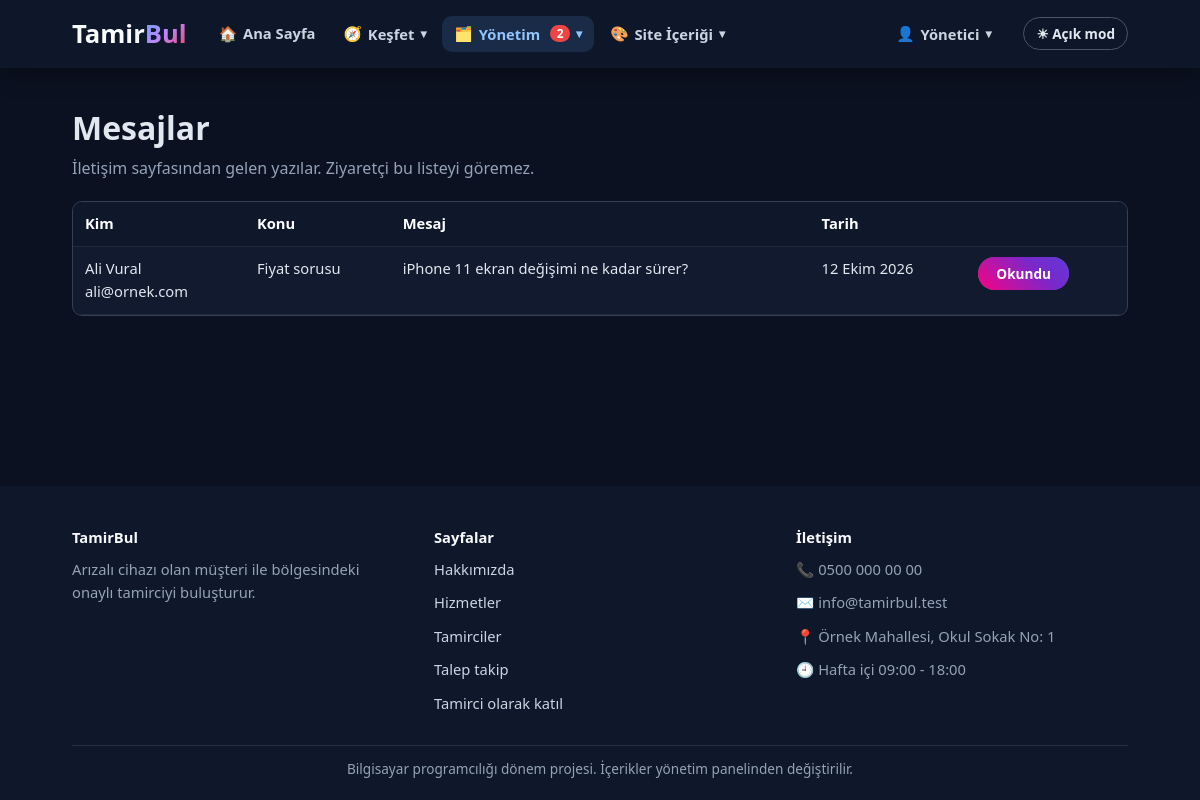
Screenshot of /admin/mesajlar.php (signed in) with the database file from the repository.
### tables this page shows
CREATE TABLE site_ayarlari (
    id INT AUTO_INCREMENT PRIMARY KEY,  
    anahtar VARCHAR(50) NOT NULL UNIQUE,  
    deger TEXT NOT NULL,  
    etiket VARCHAR(100) NOT NULL DEFAULT ''  
);

CREATE TABLE mesajlar (
    id INT AUTO_INCREMENT PRIMARY KEY,  
    ad VARCHAR(80) NOT NULL,  
    eposta VARCHAR(100) NOT NULL,  
    konu VARCHAR(150) NOT NULL,  
    mesaj TEXT NOT NULL,  
    okundu TINYINT NOT NULL DEFAULT 0,  
    tarih DATETIME NOT NULL  
);

### ortak/hazirla.php (called while the page is built, shortened)
<?php
if (is_dir("ortak")) {
    $kok = "";
} else {
    $kok = "../";
}
include __DIR__ . "/baglanti.php";
include __DIR__ . "/guvenlik.php";
include __DIR__ . "/yazi-stili.php";

### ortak/baglanti.php (called while the page is built, shortened)
<?php
$baglanti = mysqli_connect("127.0.0.1", "root", "", "tamirbul");
$veritabani_hazir = ($baglanti != false);
if ($veritabani_hazir) {
    mysqli_set_charset($baglanti, "utf8mb4");
}
function sorgula($sorgu) {
    global $baglanti;
    return mysqli_query($baglanti, $sorgu);
}
function satirlar($sorgu) {
    $liste = array();
    $sonuc = sorgula($sorgu);
    while ($sonuc && $satir = mysqli_fetch_assoc($sonuc)) {
        $liste[] = $satir;
    }
    return $liste;
}
function tek_satir($sorgu) {
    $liste = satirlar($sorgu);
    if (count($liste) == 0) {
        return null;
    }
    return $liste[0];
}
function sayi_getir($sorgu) {
    $satir = tek_satir($sorgu);
    return (int) reset($satir);
}
function temizle($yazi) {
    global $baglanti;
    return mysqli_real_escape_string($baglanti, $yazi);
}
function ayar_getir($anahtar, $yoksa_bu) {
    $satir = tek_satir("SELECT deger FROM site_ayarlari WHERE anahtar = '" . temizle($anahtar) . "'");
    return $satir["deger"];
}

### ortak/yazi-stili.php (called while the page is built, shortened)
<?php
function yazi_stili_oku($anahtar) {
    global $yazi_stil_secenekleri;
    $satir = tek_satir("SELECT * FROM yazi_stilleri WHERE anahtar = '" . temizle($anahtar) . "'");
    $secimler = array();
    foreach ($yazi_stil_secenekleri as $sutun => $bilgi) {
        $secimler[$sutun] = "";
    }
    return $secimler;
}
function yazi_stili($anahtar) {
    $secimler = yazi_stili_oku($anahtar);
    $css = "";
    if ($css == "") {
        return "";
    }
    return ' style="' . trim($css) . '"';
}

### ortak/guvenlik.php (called while the page is built, shortened)
<?php
function temiz_yaz($metin) {
    return htmlspecialchars($metin, ENT_QUOTES, "UTF-8");
}
function tarih_yaz($tarih) {
    $zaman = strtotime($tarih);
    $aylar = array("", "Ocak", "Şubat", "Mart", "Nisan", "Mayıs", "Haziran", "Temmuz", "Ağustos", "Eylül", "Ekim", "Kasım", "Aralık");
    return date("d", $zaman) . " " . $aylar[(int) date("n", $zaman)] . " " . date("Y", $zaman);
}

### admin/mesajlar.php (the view, shortened to what this page needs)
<?php
include "../ortak/hazirla.php";
$mesajlar = satirlar("SELECT * FROM mesajlar ORDER BY id DESC");
include "../ortak/baslik.php";
?>
<section class="sayfa">
    <div class="kapsayici">
        <h1>Mesajlar</h1>
        <p class="giris-metni">İletişim sayfasından gelen yazılar. Ziyaretçi bu listeyi göremez.</p>
        <div class="tablo-kutu">
            <table>
                <tr><th>Kim</th><th>Konu</th><th>Mesaj</th><th>Tarih</th><th></th></tr>
                <?php foreach ($mesajlar as $mesaj) { ?>
                    <tr>
                        <td><?php echo temiz_yaz($mesaj["ad"]); ?><br><?php echo temiz_yaz($mesaj["eposta"]); ?></td>
                        <td><?php echo temiz_yaz($mesaj["konu"]); ?></td>
                        <td><?php echo temiz_yaz($mesaj["mesaj"]); ?></td>
                        <td><?php echo tarih_yaz($mesaj["tarih"]); ?></td>
                        <td>
                            <?php if ($mesaj["okundu"] == 0) { ?>
                                <form method="post" action="mesaj-okundu.php">
                                    <button class="btn btn-sm btn-primary" type="submit">Okundu</button>
                                </form>
                            <?php } else { ?>
                                Okundu
                            <?php } ?>
                        </td>
                    </tr>
                <?php } ?>
            </table>
        </div>
    </div>
</section>
<?php
include "../ortak/altlik.php";
?>

### ortak/baslik.php (shortened to what this page needs)
<?php
$site_adi = ayar_getir("site_adi", "TamirBul");
$logo_on = mb_substr($site_adi, 0, 5, "UTF-8");
$logo_arka = mb_substr($site_adi, 5, null, "UTF-8");
$tema = "koyu";
$tema_dugme_yazisi = "☀ Açık mod";
$acik_sayfa = basename($_SERVER["PHP_SELF"]);
if ($kok != "") {
    $acik_sayfa = basename(dirname($_SERVER["PHP_SELF"])) . "/" . $acik_sayfa;
}
function menu_linki($adres, $ikon, $yazi, $aciklama, $sayi) {
    return array("adres" => $adres, "ikon" => $ikon, "yazi" => $yazi, "aciklama" => $aciklama, "sayi" => $sayi);
}
$rol = "ziyaretci";
if (giris_yapildi_mi()) {
    $rol = $_SESSION["rol"];
}
$kisi_basligi = "Hesap";
if (giris_yapildi_mi()) {
    $kisi_basligi = $_SESSION["ad"];
}
$menu_gruplari = array();
$menu_gruplari[] = array("baslik" => "Keşfet", "ikon" => "🧭", "sag" => false, "linkler" => array(
    menu_linki("hizmetler.php", "🛠️", "Hizmetler", "Tamir çeşitleri ve başlangıç fiyatları", 0),
    menu_linki("tamirciler.php", "👷", "Tamirciler", "Onaylı tamirciler ve puanları", 0),
    menu_linki("hakkimizda.php", "💡", "Hakkımızda", "TamirBul nedir, nasıl çalışır?", 0),
    menu_linki("iletisim.php", "✉️", "İletişim", "Bize yazın, sorunuzu sorun", 0)
));
if ($rol == "admin") {
    $menu_bekleyen_usta = sayi_getir("SELECT COUNT(*) FROM kullanicilar WHERE rol = 'tamirci' AND onayli = 0");
    $menu_okunmamis_mesaj = sayi_getir("SELECT COUNT(*) FROM mesajlar WHERE okundu = 0");
    $menu_gruplari[] = array("baslik" => "Yönetim", "ikon" => "🗂️", "sag" => false, "linkler" => array(
        menu_linki("admin/panel.php", "📊", "Özet", "Her şey tek ekranda", 0),
        menu_linki("admin/kullanicilar.php", "👥", "Kullanıcılar", "Üyeler ve tamirci onayı", $menu_bekleyen_usta),
        menu_linki("admin/talepler.php", "📋", "Talepler", "Bütün talepler ve durumları", 0),
        menu_linki("admin/randevular.php", "📅", "Randevular", "Kurulan randevular", 0),
        menu_linki("admin/mesajlar.php", "✉️", "Mesajlar", "İletişim formundan gelenler", $menu_okunmamis_mesaj),
        menu_linki("admin/kayitlar.php", "📜", "İşlem kayıtları", "Kim, ne zaman, ne yaptı (log)", 0)
    ));
    $menu_gruplari[] = array("baslik" => "Site İçeriği", "ikon" => "🎨", "sag" => false, "linkler" => array(
        menu_linki("admin/ayarlar.php", "✏️", "Site yazıları", "Yazılar ve yazı stilleri", 0),
        menu_linki("admin/slaytlar.php", "🖼️", "Ana sayfa resimleri", "Üstte değişen resimler", 0),
        menu_linki("admin/adimlar.php", "🔢", "Nasıl çalışır", "Adım kartları", 0),
        menu_linki("admin/kategoriler.php", "🗃️", "Kategoriler", "Ana kategoriler", 0),
        menu_linki("admin/cihaz-turleri.php", "📱", "Cihaz türleri", "Formdaki cihaz listesi", 0),
        menu_linki("admin/hizmetler.php", "🛠️", "Hizmetler", "Tamir çeşitleri ve fiyatlar", 0),
        menu_linki("admin/konumlar.php", "📍", "İl / İlçe", "Konum listesi", 0),
        menu_linki("admin/sayfa-icerik.php", "📄", "Sayfa yazıları", "Hakkımızda gibi uzun yazılar", 0)
    ));
    $menu_gruplari[] = array("baslik" => $kisi_basligi, "ikon" => "👤", "sag" => true, "linkler" => array(
        menu_linki("cikis.php", "🚪", "Çıkış Yap", "", 0)
    ));
}
foreach ($menu_gruplari as $sira => $grup) {
    $toplam_sayi = 0;
    $grupta_mi = false;
    foreach ($grup["linkler"] as $link) {
        $toplam_sayi = $toplam_sayi + $link["sayi"];
        if ($link["adres"] == $acik_sayfa) {
            $grupta_mi = true;
        }
    }
    $menu_gruplari[$sira]["toplam_sayi"] = $toplam_sayi;
    $menu_gruplari[$sira]["aktif"] = $grupta_mi;
}
?>
<!DOCTYPE html>
<html lang="tr" class="<?php echo $tema; ?>">
<head>
    <link rel="stylesheet" href="<?php echo $kok; ?>css/stil.css">
</head>
<body>
    <header class="navbar">
        <div class="container navbar-container">
            <a class="logo" href="<?php echo $kok; ?>index.php">
                <h1<?php echo yazi_stili("site_adi"); ?>><?php echo temiz_yaz($logo_on); ?><span><?php echo temiz_yaz($logo_arka); ?></span></h1>
            </a>
            <button type="button" id="tema-dugmesi" class="tema-dugmesi"><?php echo $tema_dugme_yazisi; ?></button>
            <nav id="menu" class="menu">
                <a class="menu-linki <?php if ($acik_sayfa == "index.php") { echo "aktif"; } ?>" href="<?php echo $kok; ?>index.php"><span class="ikon">🏠</span> Ana Sayfa</a>
                <?php foreach ($menu_gruplari as $grup) { ?>
                    <div class="acilir <?php if ($grup["sag"]) { echo "sag"; } ?> <?php if ($grup["aktif"]) { echo "aktif"; } ?>">
                        <button type="button" class="acilir-dugme" aria-expanded="false">
                            <span class="ikon"><?php echo $grup["ikon"]; ?></span>
                            <?php echo temiz_yaz($grup["baslik"]); ?>
                            <?php if ($grup["toplam_sayi"] > 0) { ?>
                                <span class="menu-sayisi"><?php echo $grup["toplam_sayi"]; ?></span>
                            <?php } ?>
                            <span class="acilir-ok">▾</span>
                        </button>
                    </div>
                <?php } ?>
            </nav>
        </div>
    </header>
    <main>

### ortak/altlik.php (shortened to what this page needs)
<?php
$alt_site_adi = ayar_getir("site_adi", "TamirBul");
$alt_aciklama = ayar_getir("altlik_aciklama", "");
$alt_telefon = ayar_getir("telefon", "");
$alt_eposta = ayar_getir("eposta", "");
$alt_adres = ayar_getir("adres", "");
$alt_saat = ayar_getir("calisma_saatleri", "");
$alt_not = ayar_getir("altlik_not", "");
?>
    </main>
    <footer class="footer">
        <div class="container footer-container">
            <div>
                <strong<?php echo yazi_stili("site_adi"); ?>><?php echo temiz_yaz($alt_site_adi); ?></strong>
                <p<?php echo yazi_stili("altlik_aciklama"); ?>><?php echo temiz_yaz($alt_aciklama); ?></p>
            </div>
            <div>
                <strong>Sayfalar</strong>
                <p><a href="<?php echo $kok; ?>hakkimizda.php">Hakkımızda</a></p>
                <p><a href="<?php echo $kok; ?>hizmetler.php">Hizmetler</a></p>
                <p><a href="<?php echo $kok; ?>tamirciler.php">Tamirciler</a></p>
                <p><a href="<?php echo $kok; ?>talep-takip.php">Talep takip</a></p>
                <p><a href="<?php echo $kok; ?>tamirci-kayit.php">Tamirci olarak katıl</a></p>
            </div>
            <div>
                <strong>İletişim</strong>
                <p><span class="ikon ikon-salla">📞</span> <span<?php echo yazi_stili("telefon"); ?>><?php echo temiz_yaz($alt_telefon); ?></span></p>
                <p><span class="ikon">✉️</span> <span<?php echo yazi_stili("eposta"); ?>><?php echo temiz_yaz($alt_eposta); ?></span></p>
                <p><span class="ikon ikon-zipla">📍</span> <span<?php echo yazi_stili("adres"); ?>><?php echo temiz_yaz($alt_adres); ?></span></p>
                <p><span class="ikon ikon-don">🕘</span> <span<?php echo yazi_stili("calisma_saatleri"); ?>><?php echo temiz_yaz($alt_saat); ?></span></p>
            </div>
        </div>
        <div class="container alt-not">
            <p<?php echo yazi_stili("altlik_not"); ?>><?php echo temiz_yaz($alt_not); ?></p>
        </div>
    </footer>
</body>
</html>

### rows the page displays
site_ayarlari: deger "Tamir", deger "Bul", deger "TamirBul"
mesajlar: ad "Ali Vural", eposta "ali@ornek.com", konu "Fiyat sorusu", mesaj "iPhone 11 ekran değişimi ne kadar sürer?", tarih "12 Ekim 2026"
site_ayarlari: deger "Arızalı cihazı olan müşteri ile bölgesindeki onaylı tamirciyi buluşturur."
site_ayarlari: deger "0500 000 00 00"
site_ayarlari: deger "info@tamirbul.test"
site_ayarlari: deger "Örnek Mahallesi, Okul Sokak No: 1"
site_ayarlari: deger "Hafta içi 09:00 - 18:00"
site_ayarlari: deger "Bilgisayar programcılığı dönem projesi. İçerikler yönetim panelinden değiştirilir."

### other values shown
$tema_dugme_yazisi "☀ Açık mod"
$grup["ikon"] "🧭"
temiz_yaz($grup["baslik"]) "Keşfet"
$grup["ikon"] "🗂️"
temiz_yaz($grup["baslik"]) "Yönetim"
$grup["toplam_sayi"] "2"
$grup["ikon"] "🎨"
temiz_yaz($grup["baslik"]) "Site İçeriği"
$grup["ikon"] "👤"
temiz_yaz($grup["baslik"]) "Yönetici"
